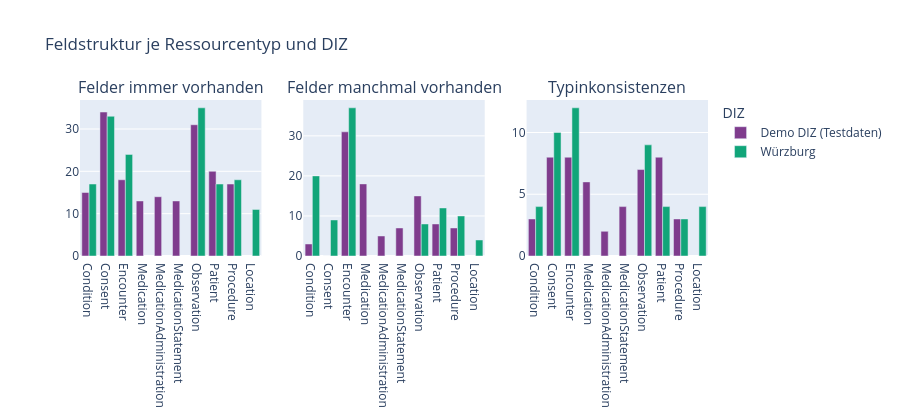

Notebook code cell kept with this figure:
### Code cell
# ── 1b. Feldstruktur-Übersicht ────────────────────────────────────────────
# Zeigt: Felder immer vorhanden vs. manchmal vs. Typinkonsistenz
fig = make_subplots(
    rows=1, cols=3,
    subplot_titles=["Felder immer vorhanden", "Felder manchmal vorhanden", "Typinkonsistenzen"],
    shared_yaxes=False
)

metrics = [
    ("fields_always_present", 1),
    ("fields_sometimes_present", 2),
    ("fields_with_type_inconsistency", 3),
]

for col_name, col_idx in metrics:
    if col_name not in df_summary.columns:
        continue
    for diz_name in LOADED_DIZ:
        sub = df_summary[df_summary["diz"] == diz_name]
        fig.add_trace(
            go.Bar(
                name=diz_name, x=sub["resource_type"], y=sub[col_name],
                marker_color=COLOR_MAP[diz_name],
                showlegend=(col_idx == 1)
            ),
            row=1, col=col_idx
        )

fig.update_layout(
    barmode="group", height=420,
    title_text="Feldstruktur je Ressourcentyp und DIZ",
    legend_title="DIZ"
)
fig.show()

### Figure 1 — Plotly figure (JSON) as saved in the notebook; plotly's stock layout.template omitted (floating-point values rounded to 4 significant figures)
{"data": [{"marker": {"color": "rgb(127, 60, 141)"}, "name": "Demo DIZ (Testdaten)", "showlegend": true, "type": "bar", "x": ["Condition", "Consent", "Encounter", "Medication", "MedicationAdministration", "MedicationStatement", "Observation", "Patient", "Procedure"], "xaxis": "x", "y": [15, 34, 18, 13, 14, 13, 31, 20, 17], "yaxis": "y"}, {"marker": {"color": "rgb(17, 165, 121)"}, "name": "Würzburg", "showlegend": true, "type": "bar", "x": ["Condition", "Consent", "Encounter", "Location", "Observation", "Patient", "Procedure"], "xaxis": "x", "y": [17, 33, 24, 11, 35, 17, 18], "yaxis": "y"}, {"marker": {"color": "rgb(127, 60, 141)"}, "name": "Demo DIZ (Testdaten)", "showlegend": false, "type": "bar", "x": ["Condition", "Consent", "Encounter", "Medication", "MedicationAdministration", "MedicationStatement", "Observation", "Patient", "Procedure"], "xaxis": "x2", "y": [3, 0, 31, 18, 5, 7, 15, 8, 7], "yaxis": "y2"}, {"marker": {"color": "rgb(17, 165, 121)"}, "name": "Würzburg", "showlegend": false, "type": "bar", "x": ["Condition", "Consent", "Encounter", "Location", "Observation", "Patient", "Procedure"], "xaxis": "x2", "y": [20, 9, 37, 4, 8, 12, 10], "yaxis": "y2"}, {"marker": {"color": "rgb(127, 60, 141)"}, "name": "Demo DIZ (Testdaten)", "showlegend": false, "type": "bar", "x": ["Condition", "Consent", "Encounter", "Medication", "MedicationAdministration", "MedicationStatement", "Observation", "Patient", "Procedure"], "xaxis": "x3", "y": [3, 8, 8, 6, 2, 4, 7, 8, 3], "yaxis": "y3"}, {"marker": {"color": "rgb(17, 165, 121)"}, "name": "Würzburg", "showlegend": false, "type": "bar", "x": ["Condition", "Consent", "Encounter", "Location", "Observation", "Patient", "Procedure"], "xaxis": "x3", "y": [4, 10, 12, 4, 9, 4, 3], "yaxis": "y3"}], "layout": {"annotations": [{"font": {"size": 16}, "showarrow": false, "text": "Felder immer vorhanden", "x": 0.1444, "xanchor": "center", "xref": "paper", "y": 1, "yanchor": "bottom", "yref": "paper"}, {"font": {"size": 16}, "showarrow": false, "text": "Felder manchmal vorhanden", "x": 0.5, "xanchor": "center", "xref": "paper", "y": 1, "yanchor": "bottom", "yref": "paper"}, {"font": {"size": 16}, "showarrow": false, "text": "Typinkonsistenzen", "x": 0.8556, "xanchor": "center", "xref": "paper", "y": 1, "yanchor": "bottom", "yref": "paper"}], "barmode": "group", "height": 420, "legend": {"title": {"text": "DIZ"}}, "title": {"text": "Feldstruktur je Ressourcentyp und DIZ"}, "xaxis": {"anchor": "y", "domain": [0, 0.2889]}, "xaxis2": {"anchor": "y2", "domain": [0.3556, 0.6444]}, "xaxis3": {"anchor": "y3", "domain": [0.7111, 1]}, "yaxis": {"anchor": "x", "domain": [0, 1]}, "yaxis2": {"anchor": "x2", "domain": [0, 1]}, "yaxis3": {"anchor": "x3", "domain": [0, 1]}}}
